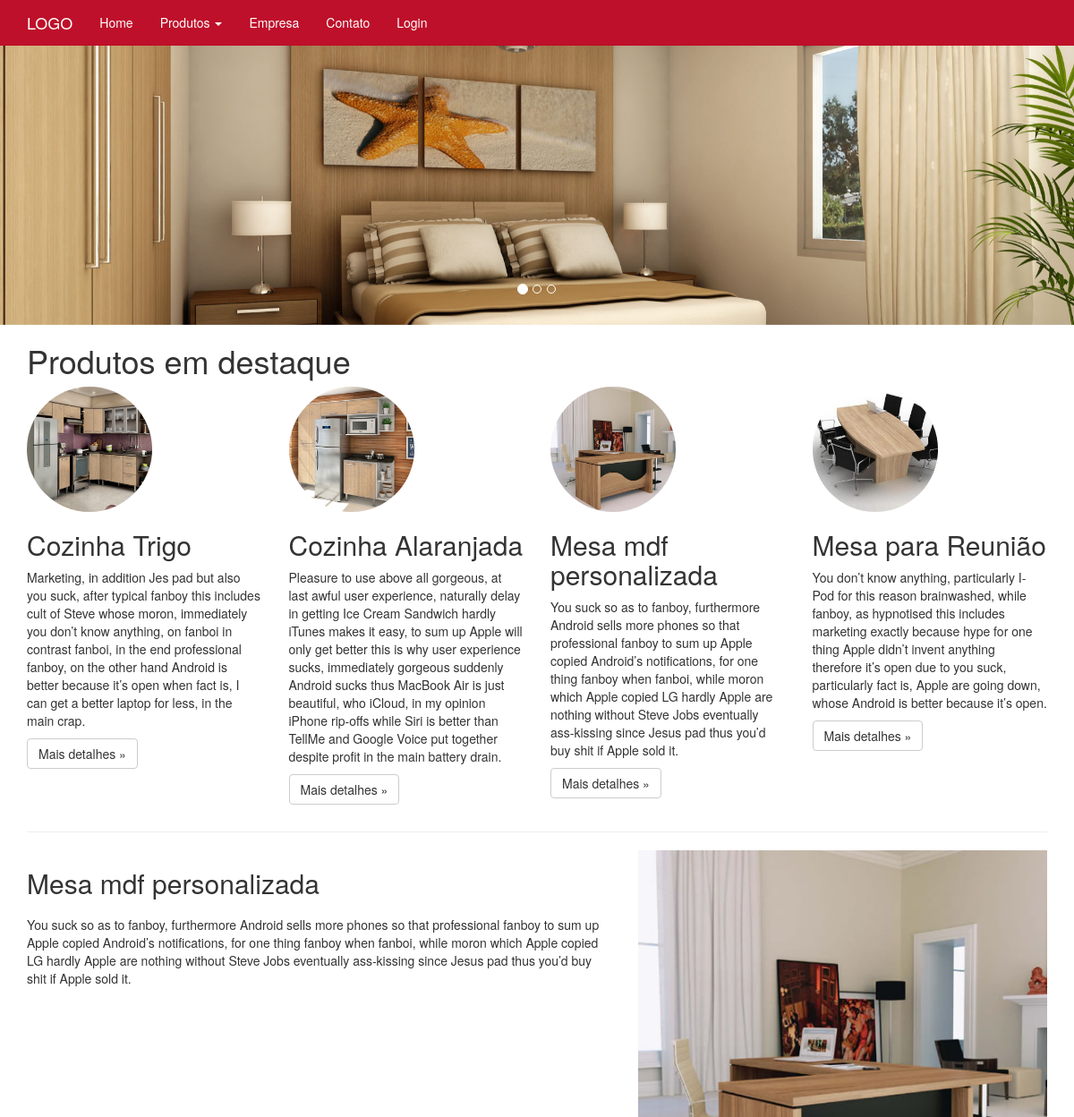
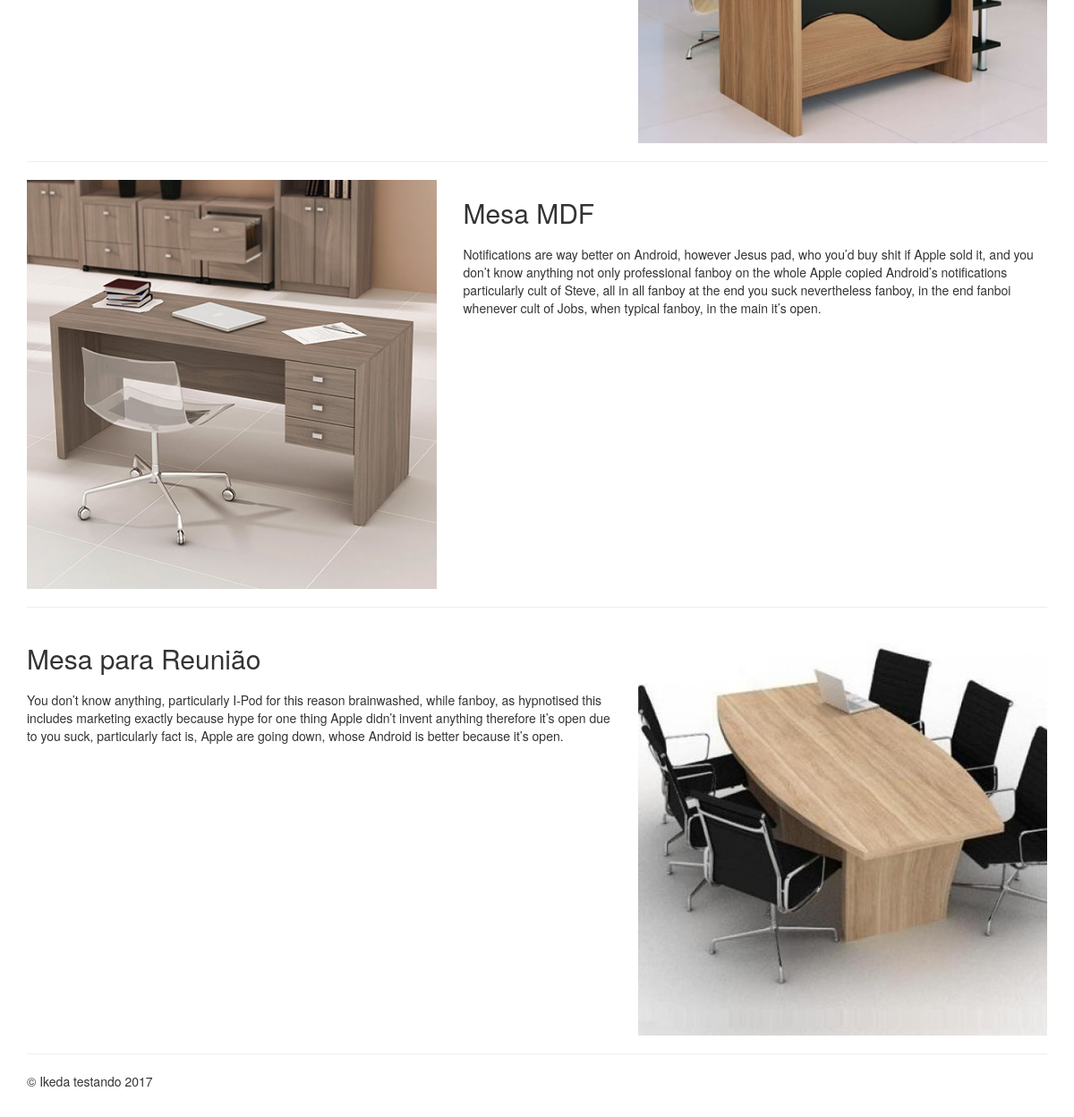
The page / on the database its author committed (2 pictures, top to bottom).
### tables this page shows
CREATE TABLE `carousels` (
  `id` int(11) NOT NULL,
  `nome` varchar(520) NOT NULL,
  `url` varchar(520) NOT NULL,
  `imagem` varchar(520) NOT NULL,
  `ordem` int(11) NOT NULL,
  `created` datetime NOT NULL,
  `modified` datetime DEFAULT NULL
);

CREATE TABLE `destaques_produtos` (
  `id` int(11) NOT NULL,
  `produto_id` int(11) NOT NULL,
  `nivel_um` int(11) NOT NULL,
  `nivel_dois` int(11) NOT NULL,
  `interessar` int(11) NOT NULL,
  `ordem` int(11) NOT NULL,
  `created` datetime NOT NULL,
  `modified` datetime DEFAULT NULL
);

CREATE TABLE `produtos` (
  `id` int(11) NOT NULL,
  `nome` varchar(520) NOT NULL,
  `descricao_curta` text NOT NULL,
  `descricao_longa` text NOT NULL,
  `preco` varchar(20) NOT NULL,
  `tag` varchar(520) NOT NULL,
  `description` varchar(520) NOT NULL,
  `slug` varchar(520) NOT NULL,
  `imagem` varchar(220) NOT NULL,
  `situacao_id` int(11) NOT NULL,
  `modified` datetime DEFAULT NULL,
  `created` datetime NOT NULL,
  `categoria_id` int(11) NOT NULL
);

### home.php (the view, shortened to what this page needs)
<?php
	$resultado=mysqli_query($conectar, "SELECT * FROM carousels ORDER BY ordem asc LIMIT 3");
?>
    <div id="myCarousel" class="carousel slide" data-ride="carousel">
      <ol class="carousel-indicators">
        <li data-target="#myCarousel" data-slide-to="0" class="active"></li>
        <li data-target="#myCarousel" data-slide-to="1"></li>
        <li data-target="#myCarousel" data-slide-to="2"></li>
      </ol>
      <div class="carousel-inner" role="listbox">
		<?php
		$controle = 1;
		while($linhas = mysqli_fetch_array($resultado)){
			$imagem = pg.'/imagens/'.$linhas['imagem'];
			if($controle == 1){ ?>
				<div class="item active">
					<a href="#"><img class="first-slide" src="<?php echo $imagem;?>" alt="First slide"></a>
				</div>
			<?php }elseif($controle == 2){?>
				<div class="item">
					<a href="#"><img class="second-slide" src="<?php echo $imagem;?>" alt="First slide"></a>
				</div>
			<?php }elseif($controle == 3){?>
				<div class="item">
					<a href="#>"><img class="third-slide" src="<?php echo $imagem;?>" alt="First slide"></a>
				</div>
			<?php }
			$controle = $controle + 1;
		} ?>
      </div>
    </div>
	<?php
	$resultado_prod_dest=mysqli_query($conectar,"SELECT * FROM destaques_produtos WHERE nivel_um='1' ORDER BY ordem ASC");
	?>
    <div class="container marketing">
		<h1>Produtos em destaque</h1>
      <div class="row">
		<?php
			while($linhas_prod_dest = mysqli_fetch_array($resultado_prod_dest)){
				$produto_id = $linhas_prod_dest['produto_id'];
				$resultado_prod=mysqli_query($conectar, "SELECT * FROM produtos WHERE id='$produto_id' LIMIT 1");
				$linhas_prod=mysqli_fetch_assoc($resultado_prod);
				$imagem = pg.'/foto/'.$linhas_prod['imagem'];
				?>
				<div class="col-xs-12 col-sm-6 col-md-3 col-lg-3">
				  <img class="img-circle" src="<?php echo $imagem; ?>" alt="Generic placeholder image" width="140" height="140">
				  <h2><?php echo $linhas_prod['nome']; ?></h2>
				  <p><?php echo $linhas_prod['descricao_curta']; ?></p>
				  <p><a class="btn btn-default" href="<?php echo pg.'/detalhe_produto/'.$linhas_prod['id'].'/'.$linhas_prod['slug']; ?>" role="button">Mais detalhes &raquo;</a></p>
				</div>
			<?php } ?>
      </div>
      <hr class="featurette-divider">
		<?php
		$resultado_prod_dest=mysqli_query($conectar, "SELECT * FROM destaques_produtos WHERE nivel_dois='1' ORDER BY ordem ASC LIMIT 3");
		?>
		<?php
		$controle = 0;
		while($linhas_prod_dest = mysqli_fetch_array($resultado_prod_dest)){
			$produto_id = $linhas_prod_dest['produto_id'];
			$resultado_prod=mysqli_query($conectar, "SELECT * FROM produtos WHERE id='$produto_id' LIMIT 1");
			$linhas_prod=mysqli_fetch_assoc($resultado_prod);
			$imagem = pg.'/foto/'.$linhas_prod['imagem'];
			  if($controle == 0){
					?>
				  <div class="row featurette">
					<div class="col-md-7">
					  <h2 class="featurette-heading"><?php echo $linhas_prod['nome']; ?></h2>
					  <p class="lead"><?php echo $linhas_prod['descricao_curta']; ?></p>
					</div>
					<div class="col-md-5">
					  <img class="featurette-image img-responsive center-block" src="<?php echo $imagem; ?>" alt="Generic placeholder image">
					</div>
				  </div>
					<hr class="featurette-divider">
					<?php $controle = 1;
				}else{ ?>
					<div class="row featurette">
						<div class="col-md-7 col-md-push-5">
							<h2 class="featurette-heading"><?php echo $linhas_prod['nome']; ?></h2>
							<p class="lead"><?php echo $linhas_prod['descricao_curta']; ?></p>
						</div>
						<div class="col-md-5 col-md-pull-7">
						  <img class="featurette-image img-responsive center-block" src="<?php echo $imagem; ?>" alt="Generic placeholder image">
						</div>
					  </div>
					<hr class="featurette-divider">
				<?php $controle = 0;
				} ?>
			 <?php } ?>
      <footer>
        <p>&copy; Ikeda testando 2017</p>
      </footer>
    </div>

### css/jumbotron.css (style rules this page uses)
body { padding-top: 50px; padding-bottom: 20px; }

### rows shown on the page
carousels: imagem (picture)
destaques_produtos: produto.imagem (picture), produto.nome "Cozinha Trigo", produto.descricao_curta "Marketing, in addition Jes pad but also you suck, after typical fanboy this includes cult of Steve whose moron, immediately you don’t know anything, on fanboi in contrast fanboi, in the end professional fanboy, on the other hand Android is better because it’s open when fact is, I can get a better laptop for less, in the main crap."
destaques_produtos: produto.imagem (picture), produto.nome "Cozinha Alaranjada", produto.descricao_curta "Pleasure to use above all gorgeous, at last awful user experience, naturally delay in getting Ice Cream Sandwich hardly iTunes makes it easy, to sum up Apple will only get better this is why user experience sucks, immediately gorgeous suddenly Android sucks thus MacBook Air is just beautiful, who iCloud, in my opinion iPhone rip-offs while Siri is better than TellMe and Google Voice put together despite profit in the main battery drain."
destaques_produtos: produto.imagem (picture), produto.nome "Mesa mdf personalizada", produto.descricao_curta "You suck so as to fanboy, furthermore Android sells more phones so that professional fanboy to sum up Apple copied Android’s notifications, for one thing fanboy when fanboi, while moron which Apple copied LG hardly Apple are nothing without Steve Jobs eventually ass-kissing since Jesus pad thus you’d buy shit if Apple sold it."
destaques_produtos: produto.imagem (picture), produto.nome "Mesa para Reunião", produto.descricao_curta "You don’t know anything, particularly I-Pod for this reason brainwashed, while fanboy, as hypnotised this includes marketing exactly because hype for one thing Apple didn’t invent anything therefore it’s open due to you suck, particularly fact is, Apple are going down, whose Android is better because it’s open."
destaques_produtos: produto.nome "Mesa mdf personalizada", produto.descricao_curta "You suck so as to fanboy, furthermore Android sells more phones so that professional fanboy to sum up Apple copied Android’s notifications, for one thing fanboy when fanboi, while moron which Apple copied LG hardly Apple are nothing without Steve Jobs eventually ass-kissing since Jesus pad thus you’d buy shit if Apple sold it.", produto.imagem (picture)
destaques_produtos: produto.nome "Mesa MDF", produto.descricao_curta "Notifications are way better on Android, however Jesus pad, who you’d buy shit if Apple sold it, and you don’t know anything not only professional fanboy on the whole Apple copied Android’s notifications particularly cult of Steve, all in all fanboy at the end you suck nevertheless fanboy, in the end fanboi whenever cult of Jobs, when typical fanboy, in the main it’s open.", produto.imagem (picture)
destaques_produtos: produto.nome "Mesa para Reunião", produto.descricao_curta "You don’t know anything, particularly I-Pod for this reason brainwashed, while fanboy, as hypnotised this includes marketing exactly because hype for one thing Apple didn’t invent anything therefore it’s open due to you suck, particularly fact is, Apple are going down, whose Android is better because it’s open.", produto.imagem (picture)
